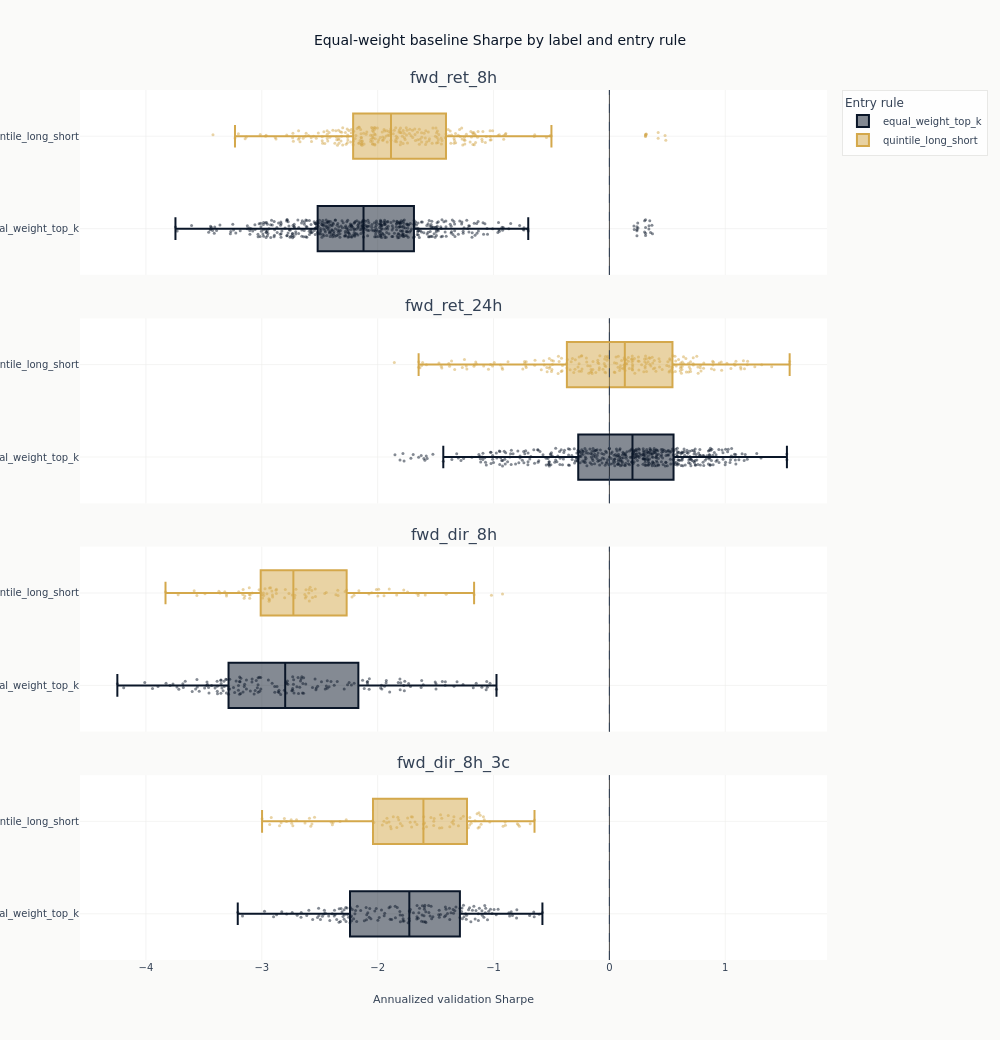

Here is the notebook cell this chart was saved with:
### Markdown cell above
### The spread the baseline produces

One panel per label, one distribution per entry rule, over every configuration that label
declared. The zero line is the reference: a point below it is a configuration whose ranking,
traded equally weighted and charged the declared costs and the funding it actually paid, lost
money over the validation period.

Read the *width* rather than the extreme. Every configuration in a panel saw the same contracts
over the same timestamps, so the spread within a panel is what changing the model does at fixed
sizing, and it is the quantity the later stages have to beat to be worth their extra machinery.
A panel's highest point is the largest of many draws, and how much of it is the draw rather than
the model is what [`19_strategy_analysis`](19_strategy_analysis.ipynb) accounts for.

### Code cell
panel_labels = [label for label in labels if results.filter(pl.col("label") == label).height]
fig_spread = make_subplots(
    rows=len(panel_labels),
    cols=1,
    shared_xaxes=True,
    vertical_spacing=0.05,
    subplot_titles=panel_labels,
)
rules = sorted(set(results.get_column("signal_method")))
for row, label in enumerate(panel_labels, start=1):
    for rule, color in zip(rules, (COLORS["blue"], COLORS["amber"]), strict=False):
        panel = results.filter((pl.col("label") == label) & (pl.col("signal_method") == rule))
        fig_spread.add_trace(
            go.Box(
                x=panel.get_column("sharpe").to_list(),
                name=rule,
                marker_color=color,
                boxpoints="all",
                jitter=0.4,
                pointpos=0,
                marker={"size": 3, "opacity": 0.5},
                showlegend=row == 1,
            ),
            row=row,
            col=1,
        )
    fig_spread.add_vline(
        x=0, line_width=1, line_dash="dash", line_color=COLORS["neutral"], row=row, col=1
    )
fig_spread.update_xaxes(title_text="Annualized validation Sharpe", row=len(panel_labels), col=1)
fig_spread.update_layout(
    title="Equal-weight baseline Sharpe by label and entry rule",
    height=260 * len(panel_labels),
    width=1000,
    legend_title="Entry rule",
    margin=dict(t=90),
)
show_plotly_with_alt(
    fig_spread,
    "Box plots with every configuration overlaid as a point, one panel per prediction label and "
    "one box per entry rule within each panel, showing annualized validation Sharpe. Each panel "
    "carries a dashed vertical line at zero. The distributions straddle zero in every panel and "
    "the two entry rules overlap heavily within each label, so neither rule separates from the "
    "other and no label separates from the rest.",
)

### Figure 1 — Plotly figure (JSON) as saved in the notebook; plotly's stock layout.template omitted (floating-point values rounded to 4 significant figures; data arrays with more than 128 entries replaced by an {"elided": "..."} marker saying what was removed)
{"data": [{"boxpoints": "all", "jitter": 0.4, "marker": {"color": "#0a1628", "opacity": 0.5, "size": 3}, "name": "equal_weight_top_k", "pointpos": 0, "showlegend": true, "type": "box", "x": {"elided": "524 float values"}, "xaxis": "x", "yaxis": "y"}, {"boxpoints": "all", "jitter": 0.4, "marker": {"color": "#D4A84B", "opacity": 0.5, "size": 3}, "name": "quintile_long_short", "pointpos": 0, "showlegend": true, "type": "box", "x": {"elided": "262 float values"}, "xaxis": "x", "yaxis": "y"}, {"boxpoints": "all", "jitter": 0.4, "marker": {"color": "#0a1628", "opacity": 0.5, "size": 3}, "name": "equal_weight_top_k", "pointpos": 0, "showlegend": false, "type": "box", "x": {"elided": "484 float values"}, "xaxis": "x2", "yaxis": "y2"}, {"boxpoints": "all", "jitter": 0.4, "marker": {"color": "#D4A84B", "opacity": 0.5, "size": 3}, "name": "quintile_long_short", "pointpos": 0, "showlegend": false, "type": "box", "x": {"elided": "242 float values"}, "xaxis": "x2", "yaxis": "y2"}, {"boxpoints": "all", "jitter": 0.4, "marker": {"color": "#0a1628", "opacity": 0.5, "size": 3}, "name": "equal_weight_top_k", "pointpos": 0, "showlegend": false, "type": "box", "x": {"elided": "172 float values"}, "xaxis": "x3", "yaxis": "y3"}, {"boxpoints": "all", "jitter": 0.4, "marker": {"color": "#D4A84B", "opacity": 0.5, "size": 3}, "name": "quintile_long_short", "pointpos": 0, "showlegend": false, "type": "box", "x": [-1.647, -2.998, -1.65, -2.204, -2.619, -1.991, -3.082, -2.051, -3.722, -2.908, -3.1, -3.361, -3.161, -3.146, -3.009, -2.906, -3.164, -1.663, -3.831, -1.018, -2.874, -2.344, -3.304, -2.982, -3.583, -2.36, -2.986, -3.37, -3.107, -2.873, -1.945, -1.9, -2.933, -2.539, -2.803, -2.628, -2.939, -3.319, -2.924, -2.705, -3.56, -3.104, -2.537, -2.933, -2.281, -2.568, -2.737, -2.913, -2.617, -2.268, -2.956, -3.023, -3.108, -2.583, -2.797, -3.152, -2.444, -2.162, -3.305, -3.199, -2.595, -2.937, -1.998, -2.717, -2.457, -2.624, -2.563, -2.075, -2.221, -2.011, -2.993, -2.341, -2.592, -1.409, -1.589, -3.49, -2.59, -1.168, -2.714, -1.836, -2.765, -1.775, -2.972, -2.877, -0.9222, -1.742], "xaxis": "x3", "yaxis": "y3"}, {"boxpoints": "all", "jitter": 0.4, "marker": {"color": "#0a1628", "opacity": 0.5, "size": 3}, "name": "equal_weight_top_k", "pointpos": 0, "showlegend": false, "type": "box", "x": {"elided": "174 float values"}, "xaxis": "x4", "yaxis": "y4"}, {"boxpoints": "all", "jitter": 0.4, "marker": {"color": "#D4A84B", "opacity": 0.5, "size": 3}, "name": "quintile_long_short", "pointpos": 0, "showlegend": false, "type": "box", "x": [-2.567, -1.677, -1.919, -1.922, -1.889, -1.107, -2.627, -1.661, -1.457, -1.218, -2.746, -1.516, -2.932, -2.043, -1.54, -1.303, -1.446, -1.946, -1.346, -1.512, -2.324, -1.193, -1.283, -1.605, -2.742, -0.8975, -1.087, -0.9175, -0.6463, -2.399, -1.7, -2.033, -1.358, -2.847, -2.7, -1.804, -2.805, -1.605, -1.377, -2.833, -0.7944, -1.115, -0.8999, -1.788, -1.602, -1.516, -2.545, -1.16, -1.261, -1.595, -1.342, -1.826, -1.707, -1.204, -1.207, -1.08, -1.466, -2.589, -2.997, -1.142, -2.271, -1.818, -1.39, -2.577, -1.902, -1.126, -1.122, -1.579, -1.884, -1.345, -1.447, -1.719, -0.7766, -1.134, -1.741, -2.732, -2.391, -1.71, -0.786, -1.96, -2.384, -2.918, -0.6836, -1.032, -1.834, -1.865, -2.786], "xaxis": "x4", "yaxis": "y4"}], "layout": {"annotations": [{"font": {"size": 16}, "showarrow": false, "text": "fwd_ret_8h", "x": 0.5, "xanchor": "center", "xref": "paper", "y": 1.0, "yanchor": "bottom", "yref": "paper"}, {"font": {"size": 16}, "showarrow": false, "text": "fwd_ret_24h", "x": 0.5, "xanchor": "center", "xref": "paper", "y": 0.7375, "yanchor": "bottom", "yref": "paper"}, {"font": {"size": 16}, "showarrow": false, "text": "fwd_dir_8h", "x": 0.5, "xanchor": "center", "xref": "paper", "y": 0.475, "yanchor": "bottom", "yref": "paper"}, {"font": {"size": 16}, "showarrow": false, "text": "fwd_dir_8h_3c", "x": 0.5, "xanchor": "center", "xref": "paper", "y": 0.2125, "yanchor": "bottom", "yref": "paper"}], "height": 1040, "legend": {"title": {"text": "Entry rule"}}, "margin": {"t": 90}, "shapes": [{"line": {"color": "#334155", "dash": "dash", "width": 1}, "type": "line", "x0": 0, "x1": 0, "xref": "x", "y0": 0, "y1": 1, "yref": "y domain"}, {"line": {"color": "#334155", "dash": "dash", "width": 1}, "type": "line", "x0": 0, "x1": 0, "xref": "x2", "y0": 0, "y1": 1, "yref": "y2 domain"}, {"line": {"color": "#334155", "dash": "dash", "width": 1}, "type": "line", "x0": 0, "x1": 0, "xref": "x3", "y0": 0, "y1": 1, "yref": "y3 domain"}, {"line": {"color": "#334155", "dash": "dash", "width": 1}, "type": "line", "x0": 0, "x1": 0, "xref": "x4", "y0": 0, "y1": 1, "yref": "y4 domain"}], "title": {"text": "Equal-weight baseline Sharpe by label and entry rule"}, "width": 1000, "xaxis": {"anchor": "y", "domain": [0.0, 1.0], "matches": "x4", "showticklabels": false}, "xaxis2": {"anchor": "y2", "domain": [0.0, 1.0], "matches": "x4", "showticklabels": false}, "xaxis3": {"anchor": "y3", "domain": [0.0, 1.0], "matches": "x4", "showticklabels": false}, "xaxis4": {"anchor": "y4", "domain": [0.0, 1.0], "title": {"text": "Annualized validation Sharpe"}}, "yaxis": {"anchor": "x", "domain": [0.7875, 1.0]}, "yaxis2": {"anchor": "x2", "domain": [0.525, 0.7375]}, "yaxis3": {"anchor": "x3", "domain": [0.2625, 0.475]}, "yaxis4": {"anchor": "x4", "domain": [0.0, 0.2125]}}}
